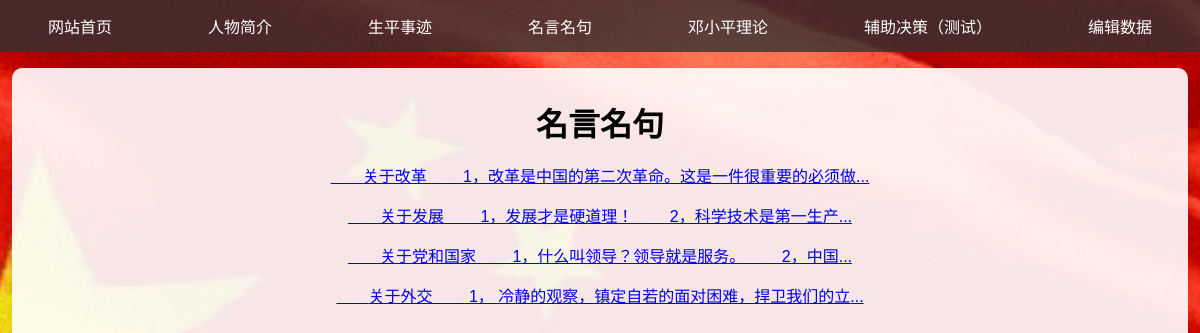
Screenshot of /quotes with the database file from the repository.
### models.py (models this page shows)
class Section(db.Model):
    __tablename__ = 'sections'
    id = db.Column(db.Integer, primary_key=True)
    section_title = db.Column(db.String(200), nullable=False)  # 章节标题
    section_content = db.Column(db.Text, nullable=True)  # 内容可以为空
    image_path = db.Column(db.String(300), nullable=True)  # 新增字段，存储图片路径
    parent_id = db.Column(db.Integer, db.ForeignKey('sections.id'), nullable=True)  # 父章节
    order = db.Column(db.Integer, nullable=False)  # 章节顺序
    type = db.Column(db.String(50), nullable=False)  # 标识板块类型 (bio, life_story, etc.)
    created_at = db.Column(db.DateTime, default=datetime.now(pytz.timezone('Asia/Shanghai')))
    parent = db.relationship('Section', remote_side=[id], backref='subsections')

### app.py (the view)
@app.route('/quotes')
def quotes():
    main_sections = Section.query.filter_by(section_title='名言名句').all()
    return render_template('quotes.html', main_sections=main_sections)

### templates/quotes.html (shortened to what this page needs)
{% extends "welcome.html" %}
{% import "render_section_block.html" as section_macros %}
{% block content %}
    {{ section_macros.render_section_block('名言名句', main_sections) }}
{% endblock %}

### templates/render_section_block.html (shortened to what this page needs)
{% macro render_section_block(section_title, sections) %}
    <div class="container">
        <h1>{{ section_title }}</h1>
        {% for section in sections %}
            <div class="section-item my-3">
                <a href="{{ url_for('section_detail', section_id=section.id) }}">
                    {{ section.section_content[:35] }}...
                </a>
            </div>
        {% endfor %}
    </div>
{% endmacro %}

### static/welcome.css (style rules this page uses)
body { font-family: Arial, sans-serif; background-image: url("/static/images/国旗.gif"); background-size: cover; background-position: center; background-repeat: no-repeat; color: #000000; display: flex; flex-direction: column; justify-content: center; align-items: center; height: 100vh; margin: 10px; padding-top: 50px; }
h1 { margin-bottom: 20px; }
.section-item { margin-bottom: 1rem; line-height: 1.5; }

### rows the page displays
Section: section_content "关于改革 1，改革是中国的第二次革命。这是一件很重要的必须做"
Section: section_content "关于发展 1，发展才是硬道理！ 2，科学技术是第一生产"
Section: section_content "关于党和国家 1，什么叫领导？领导就是服务。 2，中国"
Section: section_content "关于外交 1， 冷静的观察，镇定自若的面对困难，捍卫我们的立"

### other values shown
{{ section_title }} "名言名句"
